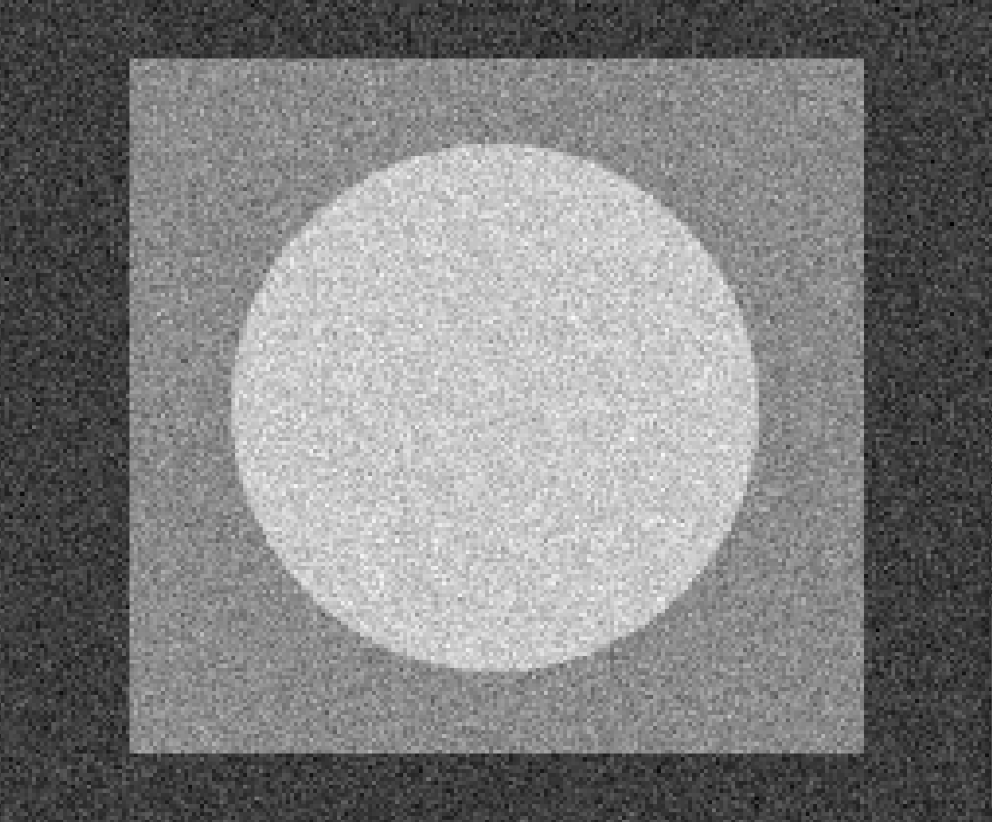
#> input picture LAB_05/img_1.png, 992 x 822 px; its folder holds only this picture in this run
$ python main.py
#> lines starting #> are read from the running program, lines starting #| are printed output that depends on the picture
import cv2
import numpy as np
import matplotlib.pyplot as plt
from skimage.metrics import structural_similarity as ssim
from scipy.stats import skew, kurtosis
import os


GAUSSIAN_K = 5
MEDIAN_K = 5
AVERAGE_K = 5
BILATERAL_D = 9
BILATERAL_SC = 75
BILATERAL_SS = 75

LOWPASS_RATIO = 0.25
NOTCH_RADIUS = 12
PEAK_THRESHOLD = 0.85


def detect_noise(img):
    img = img.astype(np.float32)

    mean = np.mean(img)
    var = np.var(img)
    sk = skew(img.flatten())
    ku = kurtosis(img.flatten())

    # Salt & pepper detection
    salt = np.sum(img > 250)
    pepper = np.sum(img < 5)
    ratio = (salt + pepper) / img.size

    if ratio > 0.02:
        return "salt_pepper"


    f = np.fft.fftshift(np.fft.fft2(img))
    mag = np.log(1 + np.abs(f))
    mag_norm = mag / mag.max()
    peaks = np.sum(mag_norm > PEAK_THRESHOLD)

    if peaks > 30:
        return "periodic"

    # Speckle
    if abs(sk) > 1 and var / (mean + 1e-8) > 0.5:
        return "speckle"

    # Uniform noise
    if ku < 2:
        return "uniform"

    return "gaussian"


def spatial_filter(img, noise):
    if noise == "gaussian":
        return cv2.GaussianBlur(img,(GAUSSIAN_K,GAUSSIAN_K),0)

    if noise == "salt_pepper":
        return cv2.medianBlur(img,MEDIAN_K)

    if noise == "speckle":
        return cv2.bilateralFilter(img,BILATERAL_D,BILATERAL_SC,BILATERAL_SS)

    if noise == "uniform":
        return cv2.blur(img,(AVERAGE_K,AVERAGE_K))

    return img.copy()


def frequency_filter(img, noise):
    rows, cols = img.shape
    f = np.fft.fftshift(np.fft.fft2(img))
    r, c = rows//2, cols//2

    mask = np.ones((rows,cols),np.float32)

    if noise == "periodic":
        mag = np.log(1+np.abs(f))
        mag_norm = mag/mag.max()
        ys,xs = np.where(mag_norm>PEAK_THRESHOLD)

        for y,x in zip(ys,xs):
            if abs(y-r)>10 or abs(x-c)>10:
                cv2.circle(mask,(x,y),NOTCH_RADIUS,0,-1)

    else:
        cutoff = int(LOWPASS_RATIO*min(rows,cols))
        for i in range(rows):
            for j in range(cols):
                d = np.sqrt((i-r)**2 + (j-c)**2)
                mask[i,j] = np.exp(-(d**2)/(2*(cutoff**2)))

    filtered = f*mask
    img_back = np.abs(np.fft.ifft2(np.fft.ifftshift(filtered)))
    return np.clip(img_back,0,255).astype(np.uint8)


def metrics(ref, test):
    ref = ref.astype(np.float32)
    test = test.astype(np.float32)

    mse = np.mean((ref-test)**2)
    psnr = np.inf if mse==0 else 10*np.log10(255**2/mse)
    s = ssim(ref,test,data_range=255)

    return mse,psnr,s


def show(img,sp,fr,title,noise):
    plt.figure(figsize=(14,4))
    plt.suptitle(f"{title} | Noise: {noise}")

    plt.subplot(1,3,1)
    plt.imshow(img,cmap='gray')
    plt.title("Noisy")

    plt.subplot(1,3,2)
    plt.imshow(sp,cmap='gray')
    plt.title("Spatial")

    plt.subplot(1,3,3)
    plt.imshow(fr,cmap='gray')
    plt.title("Frequency")

    for i in range(1,4):
        plt.subplot(1,3,i).axis('off')

    plt.show()


def main():

    os.makedirs("output/spatial",exist_ok=True)
    os.makedirs("output/frequency",exist_ok=True)

    images = [f"img_{i}.png" for i in range(1,8)]
    table = []

    for name in images:

        path = name
        if not os.path.exists(path):
            print("Missing:",name)
            continue

        img = cv2.imread(path,0)
#> img is the input picture: shape (822, 992); min 0, max 255, mean 126.2
        noise = detect_noise(img)
#> in detect_noise, `mean = np.mean(img)`: mean = 126.2
#> in detect_noise, `var = np.var(img)`: var = 3310.2
#> in detect_noise, `sk = skew(img.flatten())`: sk = 0.0411
#> in detect_noise, `ku = kurtosis(img.flatten())`: ku = -1.3
#> in detect_noise, `salt = np.sum(img > 250)`: salt = 16
#> in detect_noise, `pepper = np.sum(img < 5)`: pepper = 11
#> in detect_noise, `ratio = (salt + pepper) / img.size`: ratio = 3.31e-05
#> in detect_noise, `mag = np.log(1 + np.abs(f))`:
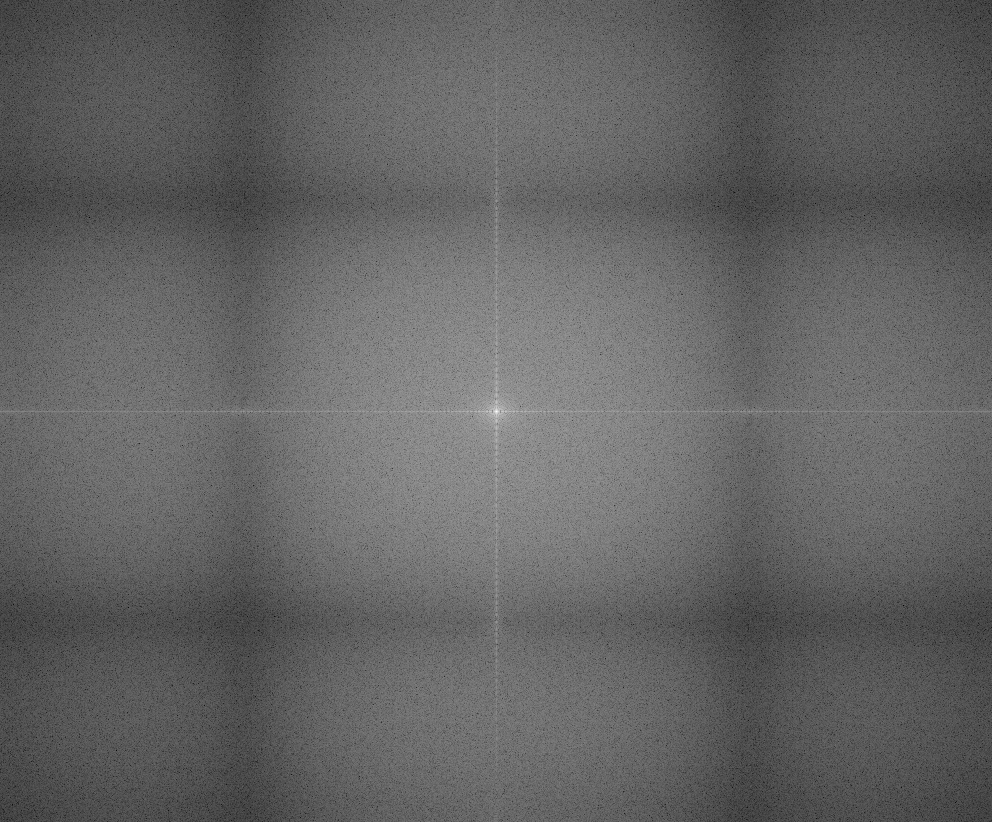
#> mag: shape (822, 992) float64; min 1.08, max 18.45, mean 7.85; drawn with min black and max white
#> in detect_noise, `peaks = np.sum(mag_norm > PEAK_THRESHOLD)`: peaks = 13
#> noise = 'uniform'

        sp = spatial_filter(img,noise)
        fr = frequency_filter(img,noise)
#> after the loop in frequency_filter, `for i in range(rows):`:
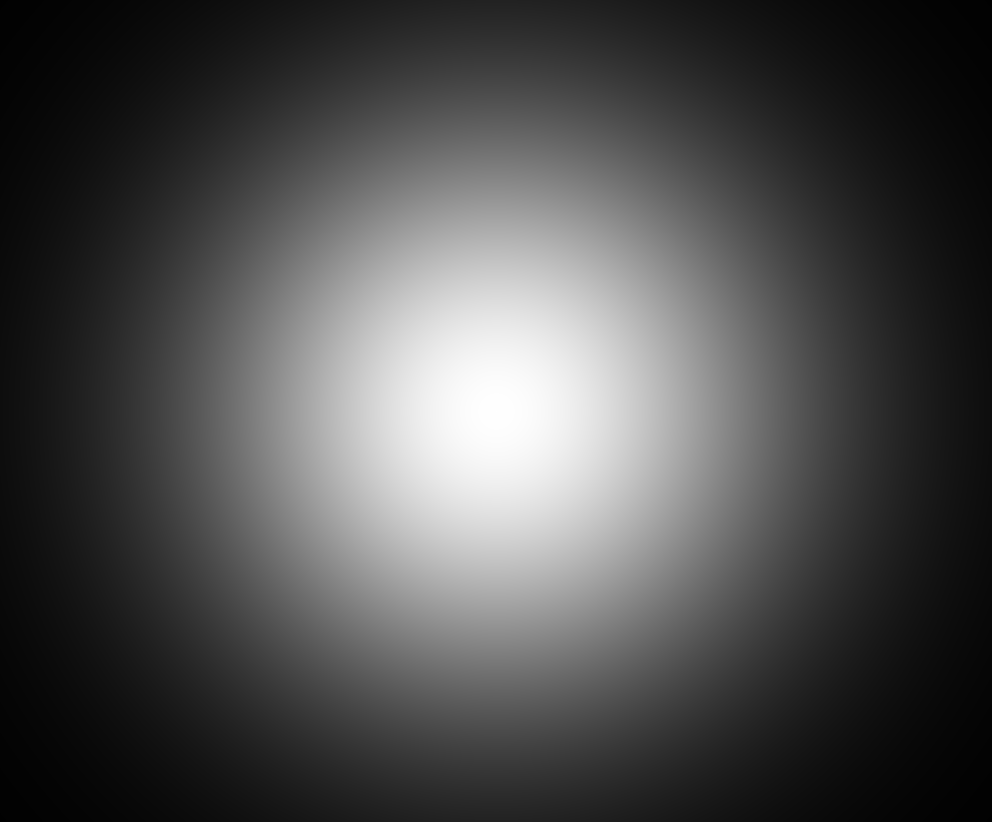
#> mask: shape (822, 992) float32; min 0.00718, max 1, mean 0.304

        cv2.imwrite(f"output/spatial/{name}",sp)
        cv2.imwrite(f"output/frequency/{name}",fr)

        _,ps_sp,ss_sp = metrics(img,sp)
#> in metrics, `mse = np.mean((ref-test)**2)`: mse = 66.09
#> in metrics, `psnr = np.inf if mse==0 else 10*np.log10(255**2/mse)`: psnr = 29.93
#> in metrics, `s = ssim(ref,test,data_range=255)`: s = 0.773
#> ps_sp = 29.93; ss_sp = 0.773
        _,ps_fr,ss_fr = metrics(img,fr)
#> ps_fr = 36.53; ss_fr = 0.958

        table.append((name,noise,ps_sp,ps_fr,ss_sp,ss_fr))

        show(img,sp,fr,name,noise)
#> in show, `plt.show()`:
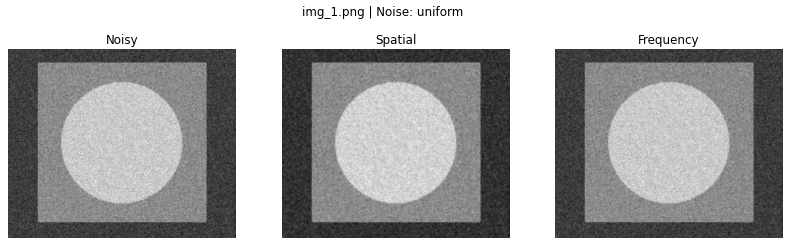
#> figure drawn by matplotlib, 3 panels


    print("\n---------------------------------------------------------------")
    print("Image   Noise        PSNR(S)  PSNR(F)  SSIM(S)  SSIM(F)")
    print("---------------------------------------------------------------")

    for r in table:
        print(f"{r[0]:<7} {r[1]:<11} {r[2]:>7.2f} {r[3]:>8.2f} {r[4]:>8.4f} {r[5]:>8.4f}")

    print("---------------------------------------------------------------")

if __name__=="__main__":
    main()
